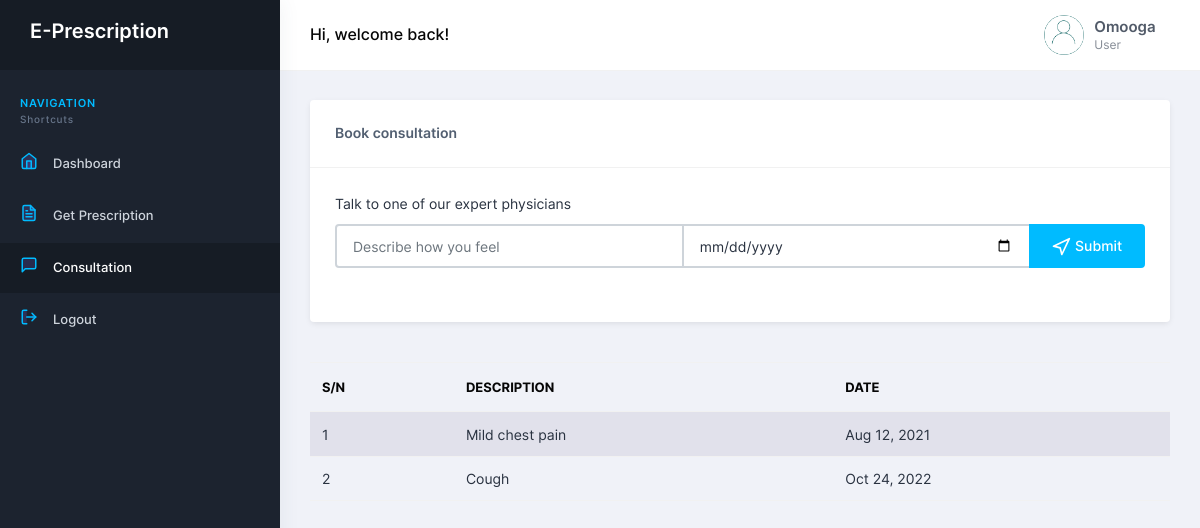
/dashboard/consultation.php (signed in), run on the app's committed database.
### tables this page shows
CREATE TABLE `consultation` (
  `id` int(15) NOT NULL,
  `user` varchar(250) NOT NULL,
  `description` varchar(250) NOT NULL,
  `date` date NOT NULL
);

### dashboard/consultation.php (the view, shortened to what this page needs)
<?php
$username = $_SESSION["ep_username"];
include "includes/config.php";
$description = $date = "";
?>
<!DOCTYPE html>
<html lang="en">
<head>
    <link rel="stylesheet" href="assets/fonts/feather.css">
    <link rel="stylesheet" href="assets/fonts/fontawesome.css">
    <link rel="stylesheet" href="assets/fonts/material.css">
    <link rel="stylesheet" href="assets/css/styles.css">
    <link rel="stylesheet" href="assets/css/sweetalert.css">
</head>
<body class="">
    <nav class="pc-sidebar ">
        <div class="navbar-wrapper">
            <div class="m-header">
                <a href="../dashboard/" class="b-brand text-white h4">
                    <b>E-Prescription</b>
                </a>
            </div>
            <div class="navbar-content">
                <ul class="pc-navbar">
                    <li class="pc-item pc-caption">
                        <label>Navigation</label>
                        <span>Shortcuts</span>
                    </li>
                    <li class="pc-item">
                        <a href="../dashboard/" class="pc-link"><span class="pc-micon"><i data-feather="home" class="text-primary mb-1"></i></span><span class="pc-mtext">Dashboard</span></a>
                    </li>
                    <li class="pc-item">
                        <a href="../dashboard/" class="pc-link"><span class="pc-micon"><i data-feather="file-text" class="text-primary mb-1"></i></span><span class="pc-mtext">Get Prescription</span></a>
                    </li>
                    <li class="pc-item active">
                        <a href="consultation.php" class="pc-link"><span class="pc-micon"><i data-feather="message-square" class="text-primary mb-1"></i></span><span class="pc-mtext">Consultation</span></a>
                    </li>
                    <li class="pc-item">
                        <a href="includes/logout.php" class="pc-link"><span class="pc-micon"><i data-feather="log-out" class="text-primary mb-1"></i></span><span class="pc-mtext">Logout</span></a>
                    </li>
                </ul>
            </div>
        </div>
    </nav>
    <header class="pc-header ">
        <div class="header-wrapper">
            <div class="page-header-title">
                <h5 class="m-b-10 m-t-25">Hi, welcome back!</h5>
            </div>
            <div class="ml-auto">
                <ul class="list-unstyled">
                    <li class="dropdown pc-h-item">
                        <a class="pc-head-link dropdown-toggle arrow-none mr-0" data-toggle="dropdown" href="#" role="button" aria-haspopup="false" aria-expanded="false">
                            <img src="assets/images/user/2.png" alt="user-image" class="user-avtar">
                            <span>
                                <span class="user-name"><?php echo $username; ?></span>
                                <span class="user-desc">User</span>
                            </span>
                        </a>
                    </li>
                </ul>
            </div>
        </div>
    </header>
    <div class="pc-container">
        <div class="pcoded-content">
            <div class="row">
                <div class="col-xl-12 col-md-12">
                    <div class="card">
                        <div class="card-header">
                            <h5>Book consultation</h5>
                        </div>
                        <div class="card-body">
                            <div class="row pb-2">
                                <div class="col-auto m-b-10">
                                    <span>Talk to one of our expert physicians</span>
                                </div>
                                <form action="<?php echo htmlspecialchars($_SERVER["PHP_SELF"]); ?>" method="POST">
                                    <div class="form-group">
                                        <div class="input-group">
                                            <input type="text" name="description" class="form-control" placeholder="Describe how you feel" value="<?php echo $description; ?>" required>
                                            <input type="date" name="date" class="form-control" placeholder="Choose a date" value="<?php echo $date; ?>" required>
                                            <button class="btn btn-primary" type="submit"><i data-feather="navigation"></i> Submit</button>
                                        </div>
                                    </div>
                                </form>
                            </div>
                        </div>
                    </div>
                </div>
            </div>
            <div class="row d-flex justify-content-center">
                <?php
                $sql = "SELECT * FROM consultation";
                if ($result = mysqli_query($link, $sql)) {
                    if (mysqli_num_rows($result) > 0) {
                        echo "<div class='table-responsive'>";
                        echo "<table id='myTable' class='display table table-striped table-hover mt-3 my-0'>";
                        echo "<thead>";
                        echo "<tr>";
                        echo "<th>S/N</th>";
                        echo "<th>Description</th>";
                        echo "<th>Date</th>";
                        echo "</tr>";
                        echo "</thead>";
                        echo "<tbody>";
                        while ($row = mysqli_fetch_array($result)) {
                            $date = $row["date"];
                            $date_full = strftime('%b %d, %Y', strtotime($date));
                            echo "<tr>";
                            echo "<td>" . $row['id'] . "</td>";
                            echo "<td>" . $row['description'] . "</td>";
                            echo "<td>" . $date_full . "</td>";
                            echo "</tr>";
                        }
                        echo "</tbody>";
                        echo "</table>";
                        echo "</div>";
                    } else {
                        echo "<h3 class='alert alert-success text-center p-5'>No records</h3>";
                    }
                } else {
                    echo "<p class='alert alert-warning'>Database not available. Contact developer</p>";
                }
                ?>
            </div>
        </div>
    </div>
</body>
</html>

### data on the page
consultation: id "1", description "Mild chest pain", date "Aug 12, 2021"
consultation: id "2", description "Cough", date "Oct 24, 2022"

### other printed values
$username "Omooga"
